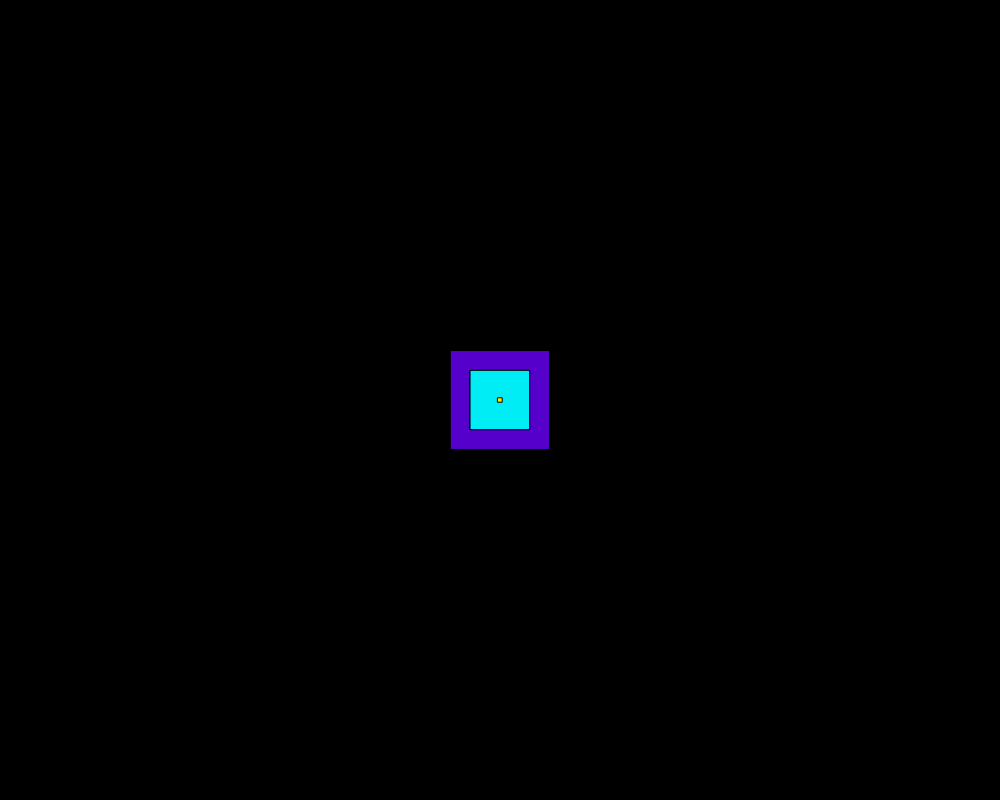
Frame 1 (no input)
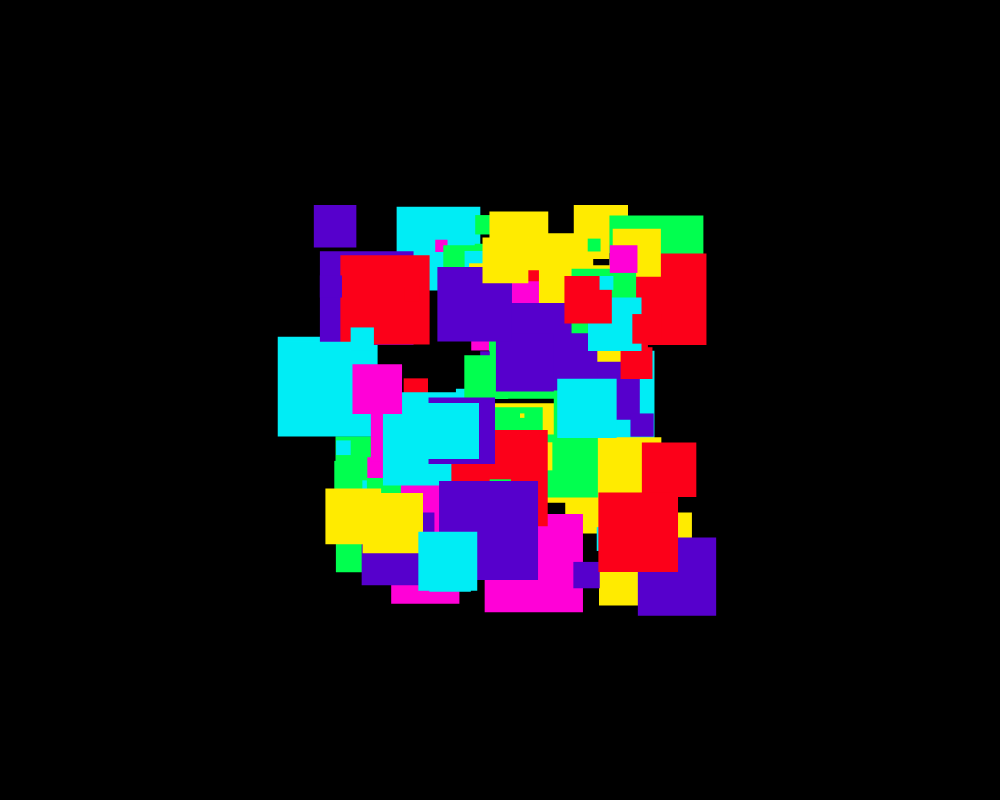
Frame 60 (no input)
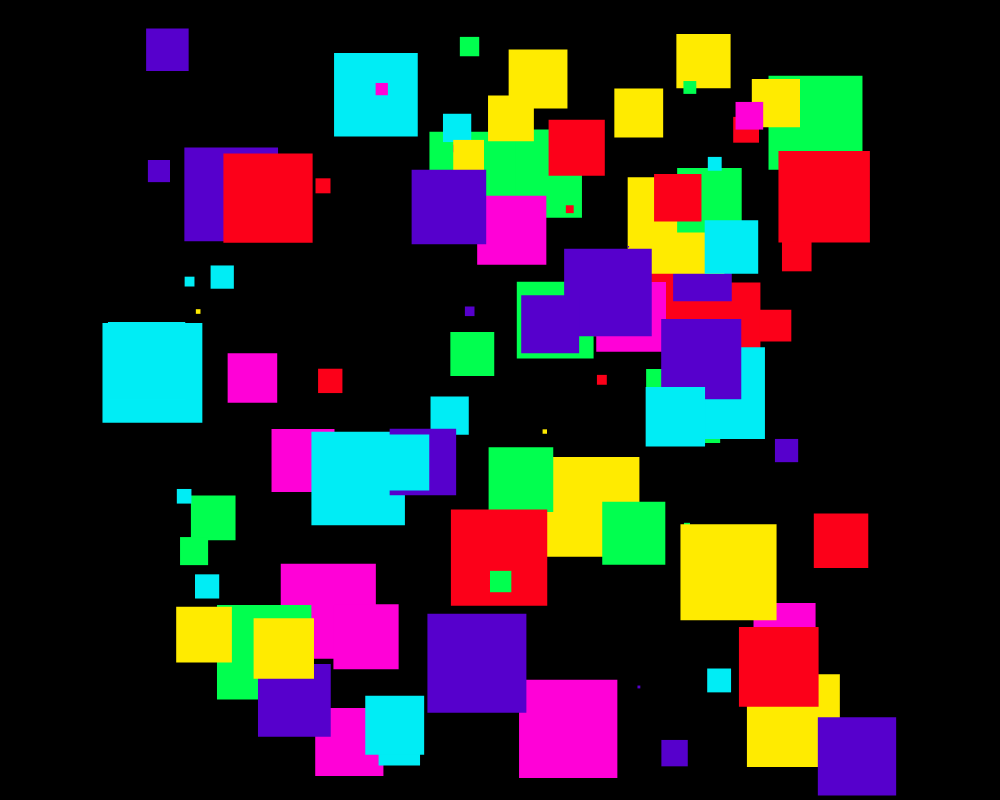
Frame 120 (the mouse pressed at the canvas centre since frame 60)

The p5.js sketch that drew these frames (run headless with seeded random() and noise() and a simulated clock; from frame 60 on, the mouse is pressed at the canvas centre):

// p5.js sketch
// ── sketch.js
const W = 1000
const H = 800
const RECTS = []
const COUNT = 100
const LINES_COUNT = 20


function setup() {
  BLENDMODES_FOR_DARK_BACKGROUND = [LIGHTEST, DIFFERENCE, EXCLUSION, SCREEN, HARD_LIGHT, ADD]
  BLENDMODES_FOR_WHITE_BACKGROUND = [DARKEST, LIGHTEST, DIFFERENCE, MULTIPLY, EXCLUSION, SCREEN, OVERLAY, HARD_LIGHT, SOFT_LIGHT, DODGE, BURN, ADD]

  BLENDMODES = new CircularArray(BLENDMODES_FOR_DARK_BACKGROUND)
  createCanvas(W, H)
  rectMode(CENTER)

  for (let i = 0; i < COUNT; i++) {
    RECTS.push({
      x: W / 2,
      y: H / 2,
      size: random(0, 100),
      color: getRandomColor(),
      directionx: random(-3, 3),
      directiony: random(-3, 3),
      rotation: random(-100, 100),
      rotationVelocity: random(-1, 1)
    })

  }
}

function draw() {
  clear()
  background("black")
  if (frameCount % 200 == 0) {
    bm = BLENDMODES.next()
    blendMode(bm)
    text(bm, 20, 100)
    console.log(bm)
  }

  /*
  if(frameCount%17==0){
    let clr = getRandomColor()
    console.log(clr)
    background(clr)
  }
  */

  for (let i = 0; i < COUNT; i++) {
    //push()
    //translate(RECTS[i].x, RECTS[i].y)
    //rotate(RECTS[i].rotation+=RECTS[i].rotationVelocity)
    //translate(-RECTS[i].x, -RECTS[i].y)
    fill(RECTS[i].color)
    rect(RECTS[i].x, RECTS[i].y, RECTS[i].size, RECTS[i].size)
    RECTS[i].x += RECTS[i].directionx
    RECTS[i].y += RECTS[i].directiony
    //pop()
    //RECTS[i].size-=0.5

    if (RECTS[i].x <= 0 || RECTS[i].x >= W) {
      RECTS[i].directionx *= -1
    }

    if (RECTS[i].y <= 0 || RECTS[i].y >= H) {
      RECTS[i].directiony *= -1
    }

  }

  /*
  for (let i = 0; i < LINES_COUNT; i++) {
    for (let j = 0; j < LINES_COUNT; j++) {
      if(i!=j){
        stroke("white")
        line(RECTS[i].x, RECTS[i].y, RECTS[j].x,  RECTS[j].y)
      }
    } 
  }
  */

  noStroke()
}


function getRandomColor() {
  //const colors = ["#fd00ff","#fdff00","#00ff38","#00f9ff","#3c00ff"]
  const colors = ["#FFEB00", "#FC0019", "#01FF4F", "#FF01D7", "#5600CC", "#00EDF5"]
  return random(colors)
  //return color(random(255), random(255), random(255))
}


function mouseClicked() {
  RECTS.unshift({
    x: mouseX,
    y: mouseY,
    size: random(0, 100),
    color: getRandomColor(),
    directionx: random(-2, 2),
    directiony: random(-2, 2),
    rotation: random(-100, 100),
    rotationVelocity: random(-1, 1)
  })

}


class CircularArray {
  constructor(arr) {
    this.array = arr
    this.index = 0
  }

  next() {
    if (this.index == this.array.length)
      this.index = 0
    return this.array[this.index++]
  }

}
